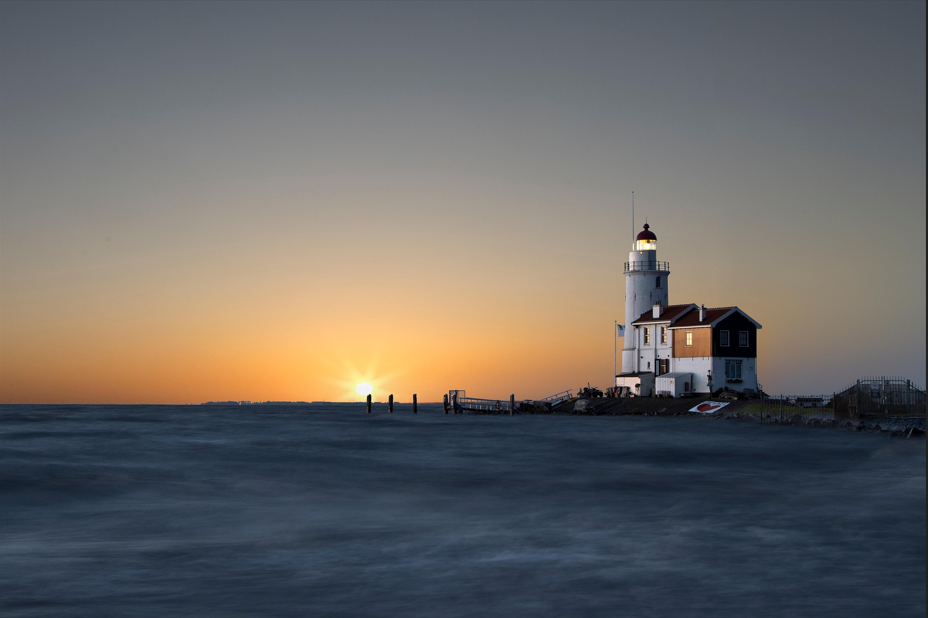
#> input picture 18. working with images in python/sunset.PNG, 928 x 618 px, found by its file name
$ python image_enhancement.py
#> lines starting #> are read from the running program, lines starting #| are printed output that depends on the picture; after the words box and inside, x2 and y2 are one past the last pixel; in counts of white or black regions, pixels touching at a corner belong together
import cv2
import numpy as np

image = cv2.imread("sunset.png")
#> image is the input picture: shape (618, 928, 3); mean B, G, R 101.3, 103.6, 106.5

alpha = 1.5
beta = 50

adjusted = cv2.convertScaleAbs(image, alpha=alpha, beta=beta)
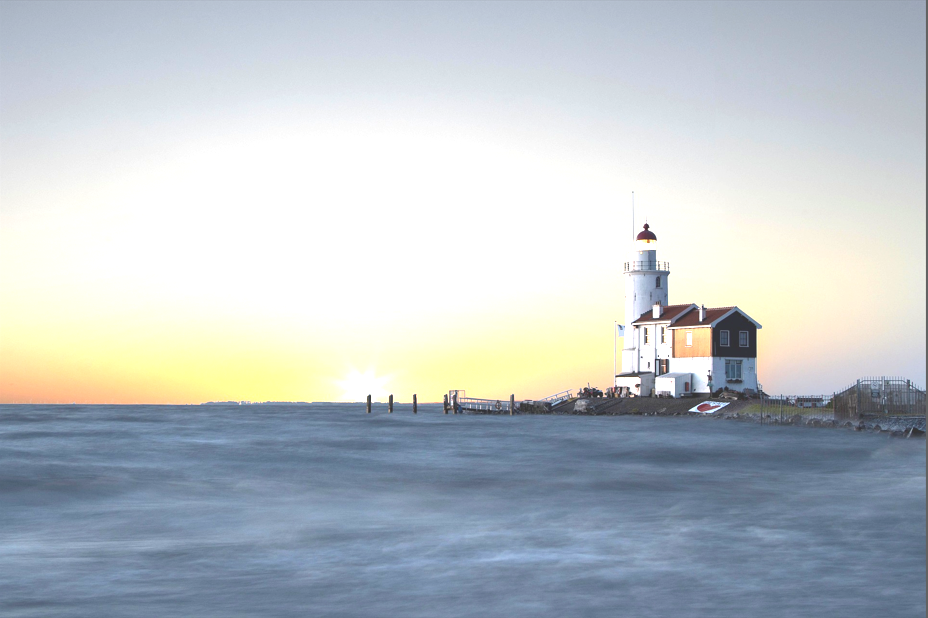
#> adjusted: shape (618, 928, 3); mean B, G, R 200.3, 195.7, 188.3

blurred = cv2.GaussianBlur(image, (15, 15), 0)

# cv2.imshow("blurred image", blurred)
# cv2.waitKey(0)
# cv2.destroyAllWindows()
sharpening_kernel = np.array([[-1, -1, -1],
                               [-1, 9, -1],
                                [-1, -1, -1] ])


sharpened = cv2.filter2D(image, -1, sharpening_kernel)
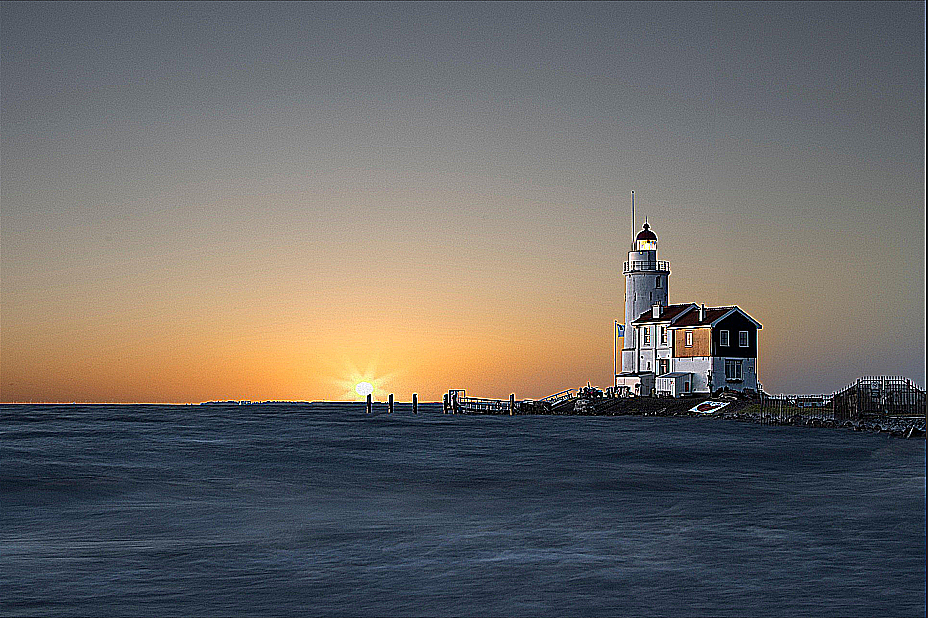
#> sharpened: shape (618, 928, 3); mean B, G, R 102, 104.3, 107.1
# cv2.imshow("sharpened image", sharpened)
cv2.imshow("original image", image)
# [7 lines of commented-out code are left out]


gray = cv2.cvtColor(image, cv2.COLOR_BGR2GRAY)
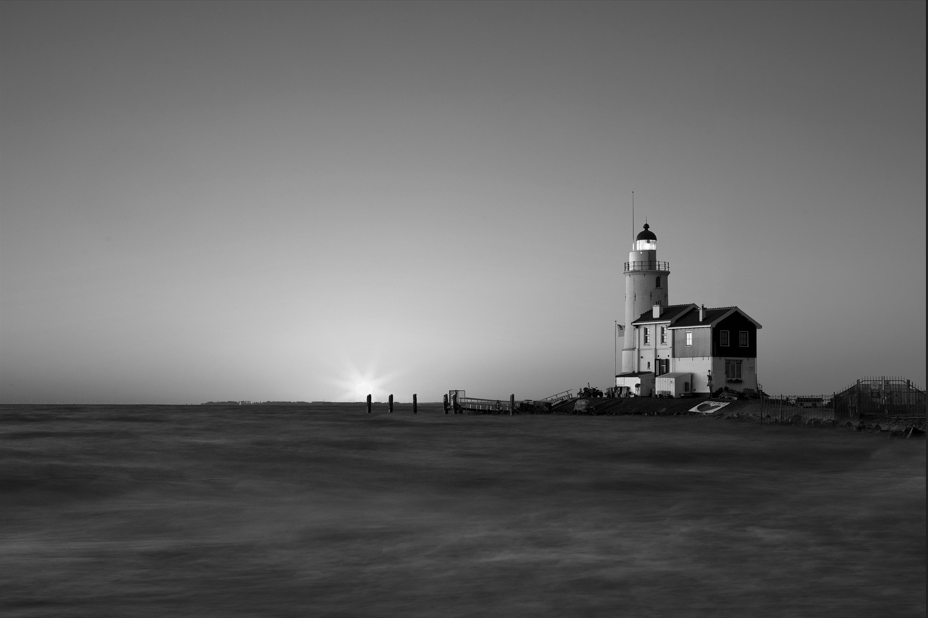
#> gray: shape (618, 928); min 0, max 254, mean 104.2

edges = cv2.Canny(gray, 100, 200)
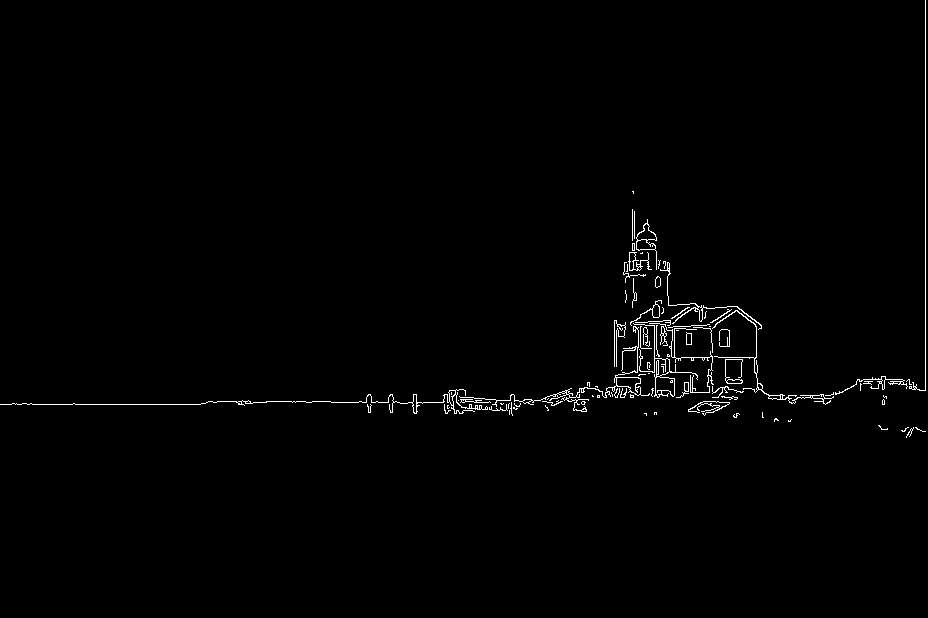
#> edges: shape (618, 928); 0.97% white in thin lines or dots, all inside (x1, y1, x2, y2) = (0, 0, 926, 438)

_, binary = cv2.threshold(gray, 127, 255, cv2.THRESH_BINARY)
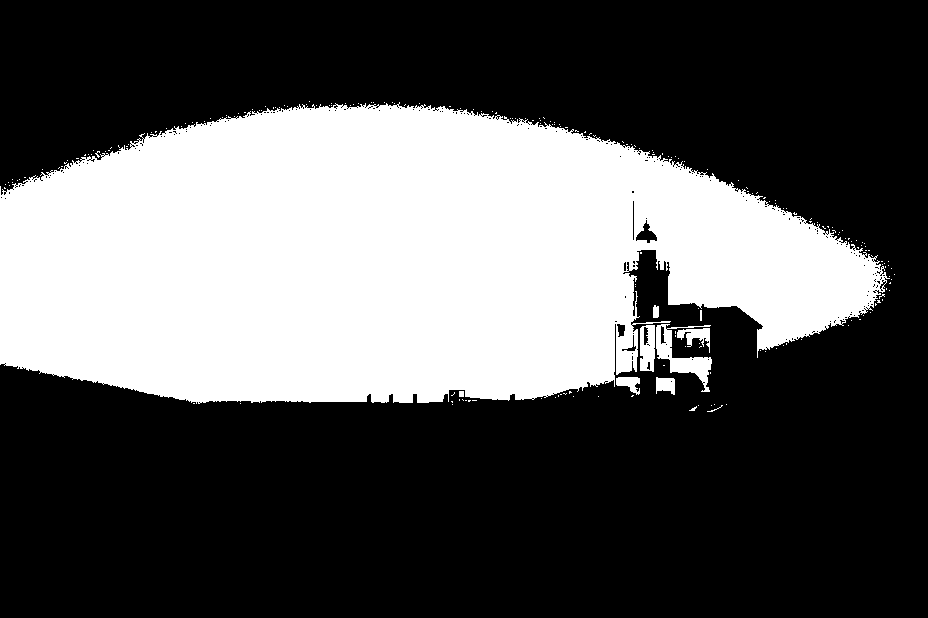
#> binary: shape (618, 928); 34.5% white; 213 white regions (203 under 20 px), largest, box (x1, y1, x2, y2) and area: (0, 102, 890, 404) 194307, (656, 324, 712, 392) 1261, (640, 325, 655, 372) 583

cv2.imshow("Edge detection", binary)
cv2.waitKey(0)
cv2.destroyAllWindows()
